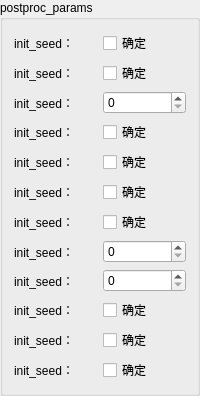
                 <widget class="QGroupBox" name="groupBox_8">
                  <property name="title">
                   <string>postproc_params</string>
                  </property>
                  <layout class="QGridLayout" name="gridLayout_8">
                   <item row="0" column="0">
                    <widget class="QLabel" name="label_44">
                     <property name="toolTip">
                      <string extracomment="初始种子值"/>
                     </property>
                     <property name="toolTipDuration">
                      <number>3</number>
                     </property>
                     <property name="text">
                      <string>init_seed：</string>
                     </property>
                    </widget>
                   </item>
                   <item row="0" column="1">
                    <widget class="QCheckBox" name="checkBoxExecutePostprocessing">
                     <property name="text">
                      <string>确定</string>
                     </property>
                    </widget>
                   </item>
                   <item row="1" column="0">
                    <widget class="QLabel" name="label_50">
                     <property name="toolTip">
                      <string extracomment="初始种子值"/>
                     </property>
                     <property name="toolTipDuration">
                      <number>3</number>
                     </property>
                     <property name="text">
                      <string>init_seed：</string>
                     </property>
                    </widget>
                   </item>
                   <item row="1" column="1">
                    <widget class="QCheckBox" name="checkBoxVerboseInfo">
                     <property name="text">
                      <string>确定</string>
                     </property>
                    </widget>
                   </item>
                   <item row="2" column="0">
                    <widget class="QLabel" name="label_51">
                     <property name="toolTip">
                      <string extracomment="初始种子值"/>
                     </property>
                     <property name="toolTipDuration">
                      <number>3</number>
                     </property>
                     <property name="text">
                      <string>init_seed：</string>
                     </property>
                    </widget>
                   </item>
                   <item row="2" column="1">
                    <widget class="QSpinBox" name="spinDpi"/>
                   </item>
                   <item row="3" column="0">
                    <widget class="QLabel" name="label_52">
                     <property name="toolTip">
                      <string extracomment="初始种子值"/>
                     </property>
                     <property name="toolTipDuration">
                      <number>3</number>
                     </property>
                     <property name="text">
                      <string>init_seed：</string>
                     </property>
                    </widget>
                   </item>
                   <item row="3" column="1">
                    <widget class="QCheckBox" name="checkBoxPlotV">
                     <property name="text">
                      <string>确定</string>
                     </property>
                    </widget>
                   </item>
                   <item row="4" column="0">
                    <widget class="QLabel" name="label_53">
                     <property name="toolTip">
                      <string extracomment="初始种子值"/>
                     </property>
                     <property name="toolTipDuration">
                      <number>3</number>
                     </property>
                     <property name="text">
                      <string>init_seed：</string>
                     </property>
                    </widget>
                   </item>
                   <item row="4" column="1">
                    <widget class="QCheckBox" name="checkBoxPlotVdot">
                     <property name="text">
                      <string>确定</string>
                     </property>
                    </widget>
                   </item>
                   <item row="5" column="0">
                    <widget class="QLabel" name="label_54">
                     <property name="toolTip">
                      <string extracomment="初始种子值"/>
                     </property>
                     <property name="toolTipDuration">
                      <number>3</number>
                     </property>
                     <property name="text">
                      <string>init_seed：</string>
                     </property>
                    </widget>
                   </item>
                   <item row="5" column="1">
                    <widget class="QCheckBox" name="checkBoxPlotU">
                     <property name="text">
                      <string>确定</string>
                     </property>
                    </widget>
                   </item>
                   <item row="6" column="0">
                    <widget class="QLabel" name="label_55">
                     <property name="toolTip">
                      <string extracomment="初始种子值"/>
                     </property>
                     <property name="toolTipDuration">
                      <number>3</number>
                     </property>
                     <property name="text">
                      <string>init_seed：</string>
                     </property>
                    </widget>
                   </item>
                   <item row="6" column="1">
                    <widget class="QCheckBox" name="checkBoxPlot4D">
                     <property name="text">
                      <string>确定</string>
                     </property>
                    </widget>
                   </item>
                   <item row="7" column="0">
                    <widget class="QLabel" name="label_62">
                     <property name="toolTip">
                      <string extracomment="初始种子值"/>
                     </property>
                     <property name="toolTipDuration">
                      <number>3</number>
                     </property>
                     <property name="text">
                      <string>init_seed：</string>
                     </property>
                    </widget>
                   </item>
                   <item row="7" column="1">
                    <widget class="QSpinBox" name="spinNPoints4D"/>
                   </item>
                   <item row="8" column="0">
                    <widget class="QLabel" name="label_63">
                     <property name="toolTip">
                      <string extracomment="初始种子值"/>
                     </property>
                     <property name="toolTipDuration">
                      <number>3</number>
                     </property>
                     <property name="text">
                      <string>init_seed：</string>
                     </property>
                    </widget>
                   </item>
                   <item row="8" column="1">
                    <widget class="QSpinBox" name="spinNPoints3D"/>
                   </item>
                   <item row="9" column="0">
                    <widget class="QLabel" name="label_64">
                     <property name="toolTip">
                      <string extracomment="初始种子值"/>
                     </property>
                     <property name="toolTipDuration">
                      <number>3</number>
                     </property>
                     <property name="text">
                      <string>init_seed：</string>
                     </property>
                    </widget>
                   </item>
                   <item row="9" column="1">
                    <widget class="QCheckBox" name="checkBoxPlotCtrWeights">
                     <property name="text">
                      <string>确定</string>
                     </property>
                    </widget>
                   </item>
                   <item row="10" column="0">
                    <widget class="QLabel" name="label_65">
                     <property name="toolTip">
                      <string extracomment="初始种子值"/>
                     </property>
                     <property name="toolTipDuration">
                      <number>3</number>
                     </property>
                     <property name="text">
                      <string>init_seed：</string>
                     </property>
                    </widget>
                   </item>
                   <item row="10" column="1">
                    <widget class="QCheckBox" name="checkBoxPlotVWeights">
                     <property name="text">
                      <string>确定</string>
                     </property>
                    </widget>
                   </item>
                   <item row="11" column="0">
                    <widget class="QLabel" name="label_66">
                     <property name="toolTip">
                      <string extracomment="初始种子值"/>
                     </property>
                     <property name="toolTipDuration">
                      <number>3</number>
                     </property>
                     <property name="text">
                      <string>init_seed：</string>
                     </property>
                    </widget>
                   </item>
                   <item row="11" column="1">
                    <widget class="QCheckBox" name="checkBoxPlotDataset">
                     <property name="text">
                      <string>确定</string>
                     </property>
                    </widget>
                   </item>
                  </layout>
                 </widget>
